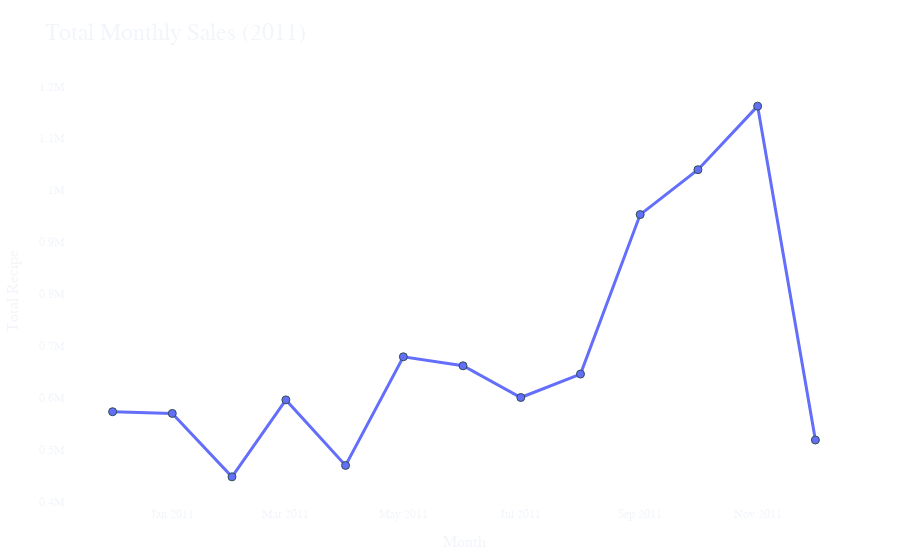

Notebook cell for this chart:
### Code cell
fig = px.line(monthly_sales, x='MonthYear', y='TotalPrice',
              title='Total Monthly Sales (2011)',
              labels={'MonthYear': 'Month', 'TotalPrice': 'Total Recipe'},
              template='plotly_dark' 
             )


fig.update_layout(
    font_family="Arial, sans-serif",
    title_font_size=24,
    xaxis_title_font_size=16,
    yaxis_title_font_size=16,
    hovermode="x unified", 
    margin=dict(l=40, r=40, t=80, b=40), 
    plot_bgcolor='rgba(0,0,0,0)',
    paper_bgcolor='rgba(0,0,0,0)', 
    xaxis=dict(
        showgrid=True,
        gridcolor='rgba(255,255,255,0.1)', 
        linecolor='rgba(255,255,255,0.2)',
        tickfont_size=12
    ),
    yaxis=dict(
        showgrid=True,
        gridcolor='rgba(255,255,255,0.1)', 
        linecolor='rgba(255,255,255,0.2)',
        tickfont_size=12
    )
)

fig.update_traces(
    line=dict(width=3, color='#636EFA'), 
    mode='lines+markers', 
    marker=dict(size=8, symbol='circle', line=dict(width=1, color='DarkSlateGrey'))
)

fig.show()

### Figure 1 — Plotly figure (JSON) as saved in the notebook; plotly's stock layout.template omitted (floating-point values rounded to 4 significant figures)
{"data": [{"hovertemplate": "Month=%{x}<br>Total Recipe=%{y}<extra></extra>", "legendgroup": "", "line": {"color": "#636EFA", "dash": "solid", "width": 3}, "marker": {"line": {"color": "DarkSlateGrey", "width": 1}, "size": 8, "symbol": "circle"}, "mode": "lines+markers", "name": "", "orientation": "v", "showlegend": false, "type": "scatter", "x": ["2010-12", "2011-01", "2011-02", "2011-03", "2011-04", "2011-05", "2011-06", "2011-07", "2011-08", "2011-09", "2011-10", "2011-11", "2011-12"], "xaxis": "x", "y": [572700.0, 569400.0, 447100.0, 595500.0, 469200.0, 678600.0, 661200.0, 600100.0, 645300.0, 952800.0, 1039000.0, 1162000.0, 518200.0], "yaxis": "y"}], "layout": {"font": {"family": "Arial, sans-serif"}, "hovermode": "x unified", "legend": {"tracegroupgap": 0}, "margin": {"b": 40, "l": 40, "r": 40, "t": 80}, "paper_bgcolor": "rgba(0,0,0,0)", "plot_bgcolor": "rgba(0,0,0,0)", "title": {"font": {"size": 24}, "text": "Total Monthly Sales (2011)"}, "xaxis": {"anchor": "y", "domain": [0, 1], "gridcolor": "rgba(255,255,255,0.1)", "linecolor": "rgba(255,255,255,0.2)", "showgrid": true, "tickfont": {"size": 12}, "title": {"font": {"size": 16}, "text": "Month"}}, "yaxis": {"anchor": "x", "domain": [0, 1], "gridcolor": "rgba(255,255,255,0.1)", "linecolor": "rgba(255,255,255,0.2)", "showgrid": true, "tickfont": {"size": 12}, "title": {"font": {"size": 16}, "text": "Total Recipe"}}}}
